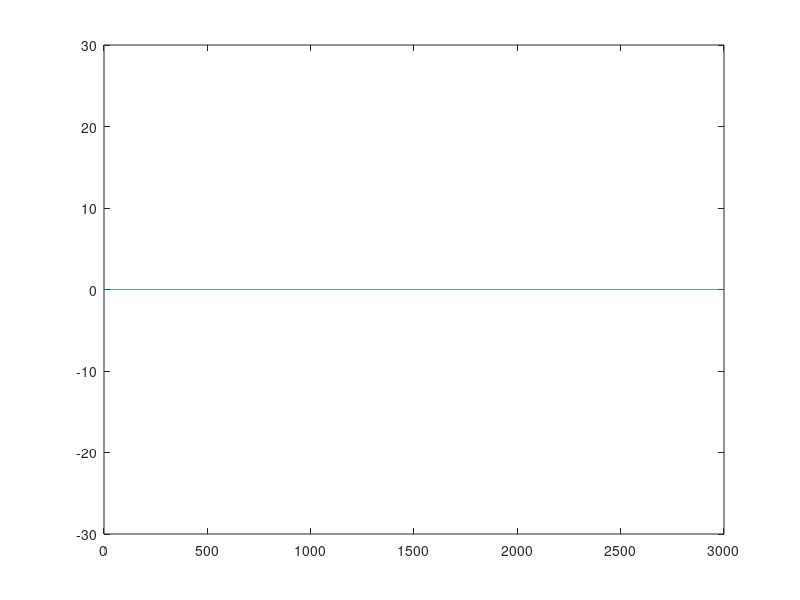

This chart was generated by the following MATLAB code: (Note: this script raises an error after producing the figure.)
f = fopen('/dev/ttyUSB0','r');

len = 3000;

c = zeros(len,1);
i=1;
h = plot(c);
axis([0 len -30 30]);
while true
  z = fgetl(f); 
  if( ~isempty(isdigit(z)) )
      
    c(i)=str2num(z);
    i=i+1;
        
    if ( i==len )
      i=1;
      set(h,'YData',c(:,1));
      drawnow;
    end
  end
end